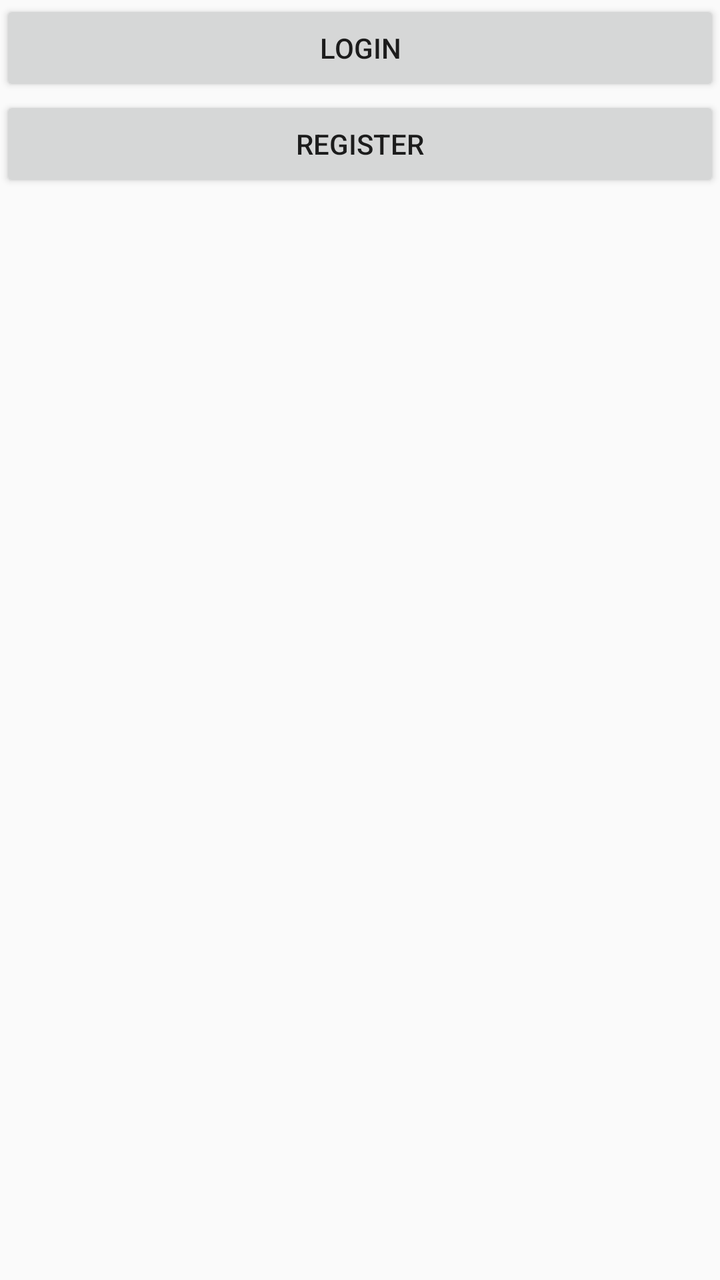
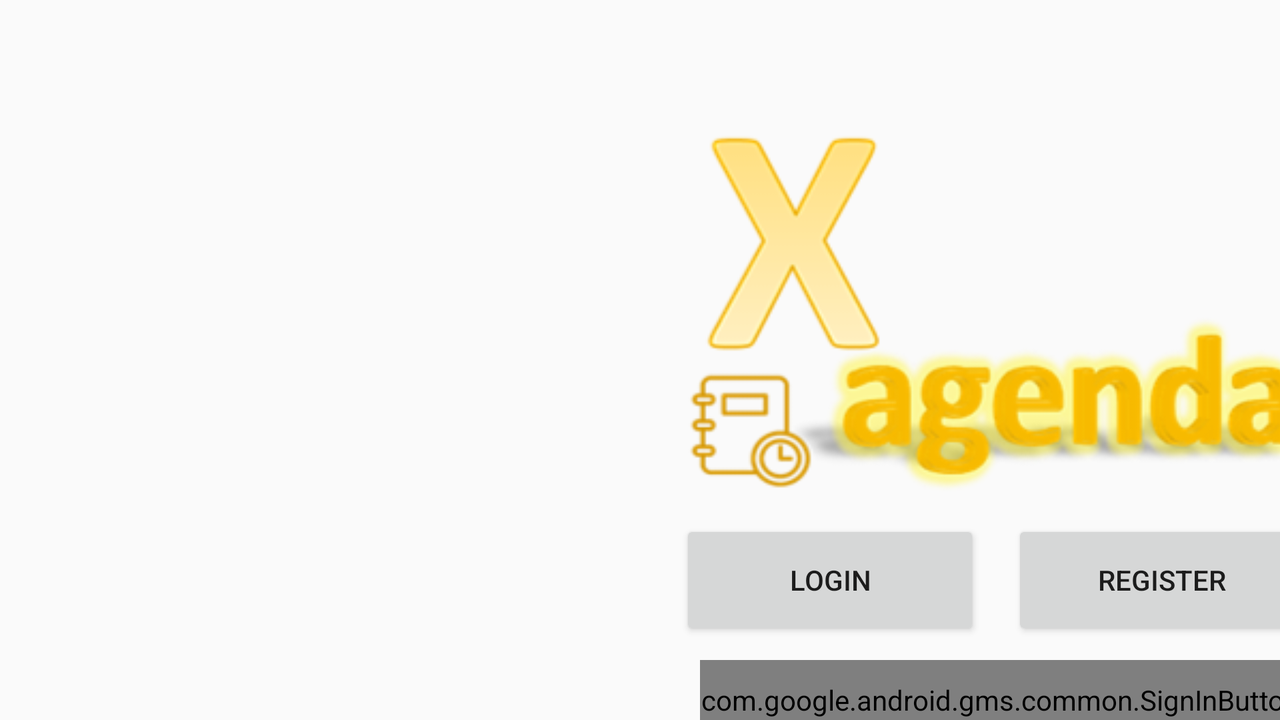

First picture: res/layout/ on a phone held upright. Second picture: the repository's own variant of that layout, on a device whose configuration matches the variant's folder. Source for both follows.
<!-- AndroidManifest.xml: application theme AppTheme -->
<!-- res/layout/activity_main.xml -->
<?xml version="1.0" encoding="utf-8"?>
<LinearLayout xmlns:android="http://schemas.android.com/apk/res/android"
    xmlns:app="http://schemas.android.com/apk/res-auto"
    xmlns:tools="http://schemas.android.com/tools"
    android:layout_width="match_parent"
    android:layout_height="match_parent"
    android:orientation="vertical"
    tools:context="com.example.martasantos.myapplication.MainActivity">



    <Button
        android:id="@+id/bRegister"
        android:layout_width="match_parent"
        android:layout_height="wrap_content"
        android:text="Login"
        tools:layout_editor_absoluteX="148dp"
        tools:layout_editor_absoluteY="215dp" />

    <Button
        android:id="@+id/bLogin"
        android:layout_width="match_parent"
        android:layout_height="wrap_content"
        android:text="Register"
        tools:layout_editor_absoluteX="148dp"
        tools:layout_editor_absoluteY="137dp" />

</LinearLayout>
<!-- resources referenced by this layout -->
<resources>
  <style name="AppTheme" parent="Theme.AppCompat.Light.DarkActionBar">
          
          <item name="colorPrimary">@color/colorPrimary</item>
          <item name="colorPrimaryDark">@color/colorPrimaryDark</item>
          <item name="colorAccent">@color/colorAccent</item>
      </style>
</resources>
<!-- res/layout-land/activity_main.xml (the repository's variant of the layout above) -->
<!-- drawn on the phone turned sideways -->
<?xml version="1.0" encoding="utf-8"?>
<LinearLayout xmlns:android="http://schemas.android.com/apk/res/android"
    xmlns:app="http://schemas.android.com/apk/res-auto"
    xmlns:tools="http://schemas.android.com/tools"
    android:layout_width="match_parent"
    android:layout_height="match_parent"
    android:orientation="horizontal"
    tools:context="com.example.martasantos.myapplication.MainActivity">


    <LinearLayout
        android:layout_width="match_parent"
        android:layout_height="match_parent"
        android:orientation="vertical">

    <ImageView
        android:id="@+id/imageView"
        android:layout_width="500dp"
        android:layout_height="200dp"
        android:layout_marginTop="50dp"
         android:layout_marginLeft="250dp"
       android:src="@drawable/xagenda" />

        <LinearLayout
            android:layout_width="wrap_content"
            android:layout_height="wrap_content"
            android:orientation="horizontal"
            android:layout_marginLeft="325dp">


            <Button
                android:id="@+id/bRegister"
                android:layout_width="150dp"
                android:layout_height="60dp"
                android:layout_marginTop="10dp"
                android:layout_marginLeft="15dp"
                android:layout_marginRight="15dp"
                android:text="Login"
                />

            <Button
                android:id="@+id/bLogin"
                android:layout_width="150dp"
                android:layout_height="60dp"
                android:layout_marginLeft="1dp"
                android:layout_marginRight="1000dp"
                android:layout_marginTop="10dp"
                android:text="Register" />
        </LinearLayout>



        <com.google.android.gms.common.SignInButton
        android:id="@+id/bt_login"
        android:layout_width="300dp"
        android:layout_height="40dp"
        android:layout_marginLeft="350dp"
        android:layout_marginTop="10dp">
        </com.google.android.gms.common.SignInButton>



    <com.facebook.login.widget.LoginButton
        android:id="@+id/login_button"
        android:layout_width="400dp"
        android:layout_height="60dp"
        android:layout_gravity="center_horizontal"
        android:layout_marginTop="5dp"
        android:layout_marginBottom="30dp"
        android:layout_marginLeft="20dp"

        />

</LinearLayout>

</LinearLayout>
<!-- resources referenced by the variant -->
<!-- as the phone turned sideways resolves them -->
<resources>
  <!-- drawable xagenda: png bitmap (drawable-v24, 36648 bytes) -->
  <style name="AppTheme" parent="Theme.AppCompat.Light.DarkActionBar">
          
          <item name="colorPrimary">@color/colorPrimary</item>
          <item name="colorPrimaryDark">@color/colorPrimaryDark</item>
          <item name="colorAccent">@color/colorAccent</item>
      </style>
</resources>
